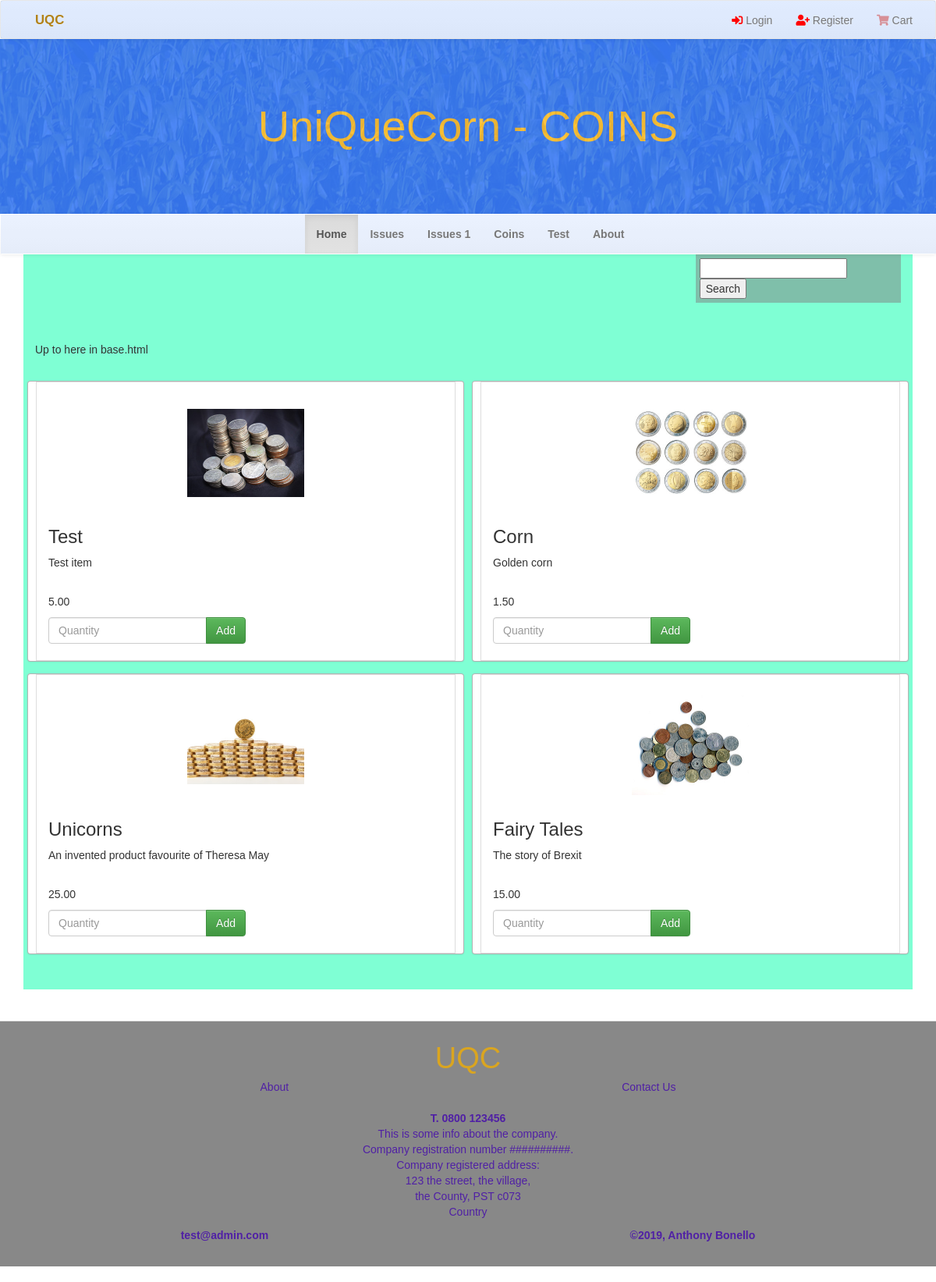
Page /products on the committed database.
### products/models.py (models this page shows, shortened)
class Product(models.Model):
    name = models.CharField(max_length=254, default='')
    description = models.TextField()
    price = models.DecimalField(max_digits=6, decimal_places=2)
    image = models.ImageField(upload_to='images')

### products/views.py (the view)
# urls.py: url(r'^products$', all_products, name="products"),
def all_products(request):
    products = Product.objects.all()
    return render(request, "products.html", {"products": products})

### cart/contexts.py (called while the page is built)
def cart_contents(request):
    cart = request.session.get('cart', {})
    cart_items = []
    total = 0
    product_count = 0
    for id, quantity in cart.items():
        product = get_object_or_404(Product, pk=id)
        total += quantity * product.price
        product_count += quantity
        cart_items.append({'id': id, 'quantity': quantity, 'product': product})
    return {'cart_items': cart_items, 'total': total, 'product_count': product_count}

### products/templates/products.html (shortened to what this page needs)
{% extends "base.html" %}
{% block showcase %}
    <div class="main-title">
        <div class="color-cover"></div>
        <div class="title">
            <h1>UniQueCorn - COINS</h1>
        </div>
    </div>
{% endblock showcase %}
{% block content %}
    <div class="row row-flex">
        {% for product in products %}
            <div class="col-xs-10 col-xs-offset-1 col-sm-6 col-sm-offset-0 col-md-4 display panel panel-default">
                <div class="panel-body">
                    <div class="product" style="background-image: url('{{ MEDIA_URL }}{{ product.image }}')"></div>
                    <h3>{{ product.name }}</h3>
                    <p class="product-description">{{ product.description }}</p>
                    <p>{{ product.price }}</p>
                    <form action="{% url 'add_to_cart' product.id %}" method="post">
                        <div class="input-group">
                            <input type="number" name="quantity" min="1" max="999" class="form-control" placeholder="Quantity">
                            <span class="input-group-btn">
                                <button class="btn btn-success" type="submit">Add</button>
                            </span>
                        </div>
                    </form>
                </div>
            </div>
        {% empty %}
        <p>Nothing to display.</p>
        {% endfor %}
    </div>
{% endblock %}

### static/css/styles.css (style rules this page uses)
body { font-family: Arial; }
form { width: 50%; }
.display { float: right; margin-bottom: 50px; }
.product { background-size: contain; background-position: center center; background-repeat: no-repeat; width: 150px; height: 150px; margin: 0 auto; }
.row.row-flex { display: flex; flex-wrap: wrap; margin-top: 30px; justify-content: flex-start; }
.row.row-flex .panel { flex: 1 1 auto; height: 360px; margin-bottom: 15px; min-width: 100px; }
.panel-default { border-color: transparent; padding: 0 10px; }
.panel-body { height: 100%; border: 1px solid #ddd; }
.product-description { min-height: 40px; }

### rows in the picture
Product: image (picture), name "Test", description "Test item", price "5.00"
Product: image (picture), name "Corn", description "Golden corn", price "1.50"
Product: image (picture), name "Unicorns", description "An invented product favourite of Theresa May", price "25.00"
Product: image (picture), name "Fairy Tales", description "The story of Brexit", price "15.00"
